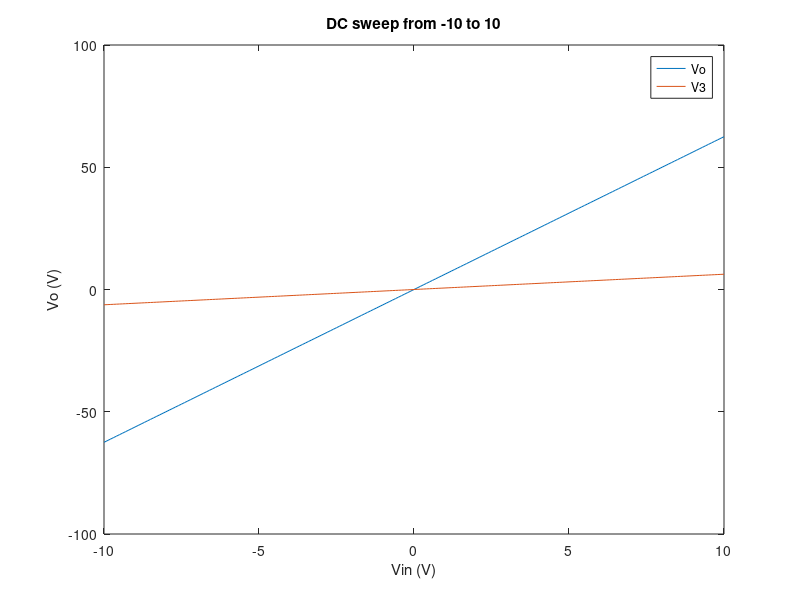
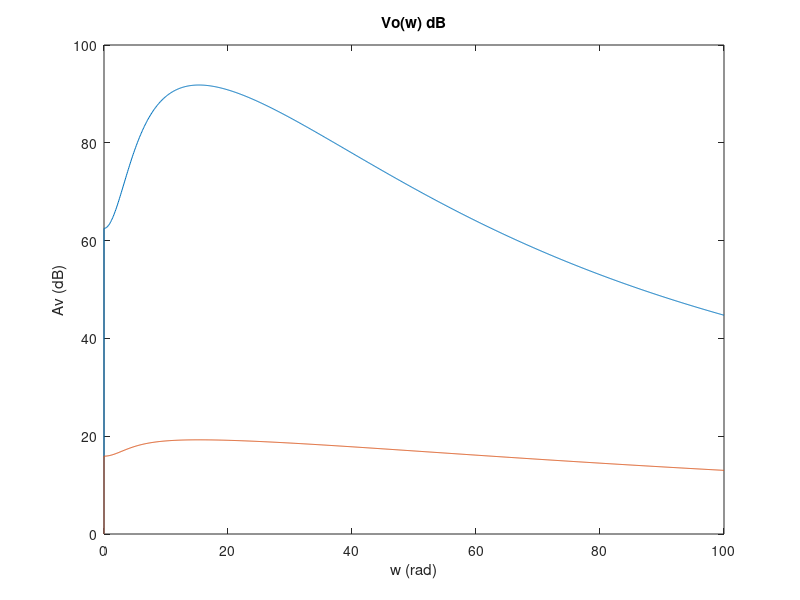
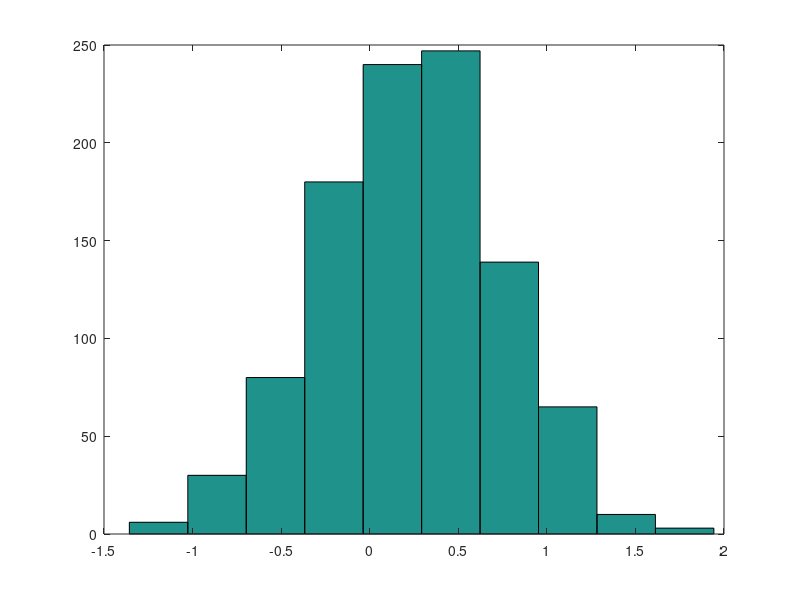
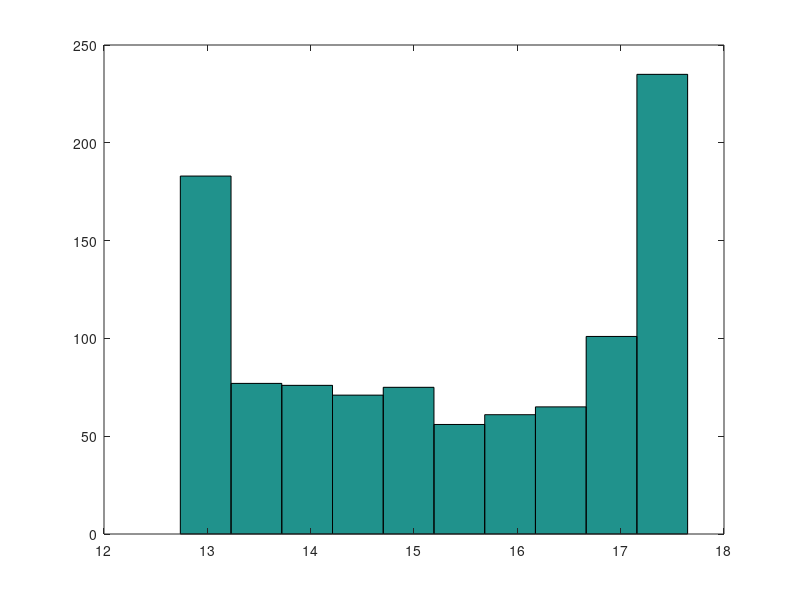

These charts were generated, in order, by the following MATLAB code:
R1 = 1;
R2 = 2;
R3 = 10;
R4 = 0.1; 
R0 = 1000; 

G1 = 1/R1;
G2 = 1/R2;
G3 = 1/R3;
G4 = 1/R4;
G0 = 1/R0;

a = 100;
Cval = 0.25;
L = 0.2;
vi = zeros(100, 1);
vo = zeros(100, 1);
v3 = zeros(100, 1);

G = zeros(6, 6); 
G(1, 1) = 1;                                        
G(2, 1) = G1; G(2, 2) = -(G1 + G2); G(2, 6) = -1;   
G(3 ,3) = -G3; G(3, 6) = 1;                       
G(4, 3) = -a*G3; G(4, 4) = 1;                        
G(5, 5) = -(G4+G0); G(5, 4) = G4;   
G(6, 2) = -1; G(6, 3) = 1;                

C = zeros(6, 6);
C(2, 1) = Cval; C(2, 2) = -Cval;
C(6, 6) = L;
F = zeros(6, 1);
v = 1;

% DC sweep from - 10 to 10
for vin = -10:0.1:10
    F(1) = vin;
    
    Vm = G\F;
    vi(v) = vin;
    vo(v) = Vm(5);
    v3(v) = Vm(3);
    v = v + 1;
end


figure(1)
plot(vi, vo);
hold on;
plot(vi, v3);
title('DC sweep from -10 to 10');
xlabel('Vin (V)')
ylabel('Vo (V)')
legend('Vo', 'V3')


vo2 = zeros(1000, 1); 
W = zeros(1000, 1);
Avlog = zeros(1000, 1);

for freq = linspace(0, 100, 1000)
    v = v+1;
    Vm2 = (G+1j*freq*C)\F;
    W(v) = freq;
    vo2(v) = norm(Vm2(5));
   % Av(v) = norm(Vm2(5))/10;
    Avlog(v) = 20*log10(norm(Vm2(5))/10);
end 
    
figure(2)
plot(W, vo2)
hold on;
plot(W, Avlog)
title('Vo(w) dB')
xlabel('w (rad)')
ylabel('Av (dB)')

w = pi;
CC = zeros(1000,1);
GG = zeros(1000,1);

for i = 1:1000
    crand = Cval + 0.5*randn();
    C(2, 1) = crand; 
    C(2, 2) = -crand;
    C(3, 3) = L;
    Vm3 = (G+1i*w*C)\F;
    CC(i) = crand;
    GG(i) = 20*log10(norm(Vm3(5))/10);
end

% Histogram of the gain
figure(3)
hist(CC)
figure(4)
hist(GG)